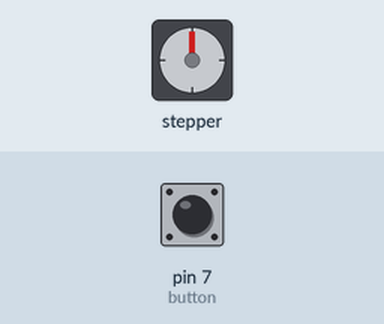
The sketch below on a simulated Arduino Uno, built with avr-gcc and run on an emulated ATmega328P. Parts: stepper motor. The test bench sets the inputs (shaded band); at power-on: pin 7 (button) HIGH. Stepper angles assume 3200 steps per turn.

Above: at 1.2 s.
1.3 s: pin 7 (button) pulled LOW for 0.15 s
At 4.1 s:
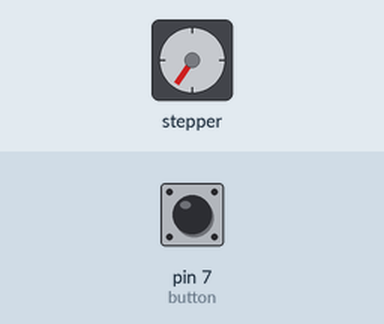
4.3 s: pin 7 (button) pulled LOW for 1 s
At 7.7 s:
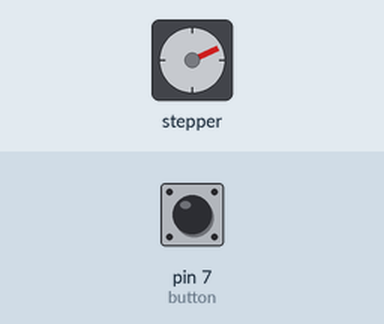
8.1 s: pin 7 (button) pulled LOW for 3.2 s
At 13.5 s:
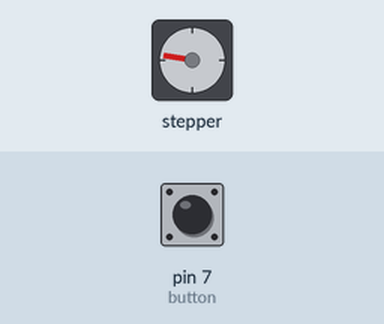
14.3 s: pin 7 (button) pulled LOW for 0.15 s
At 17.1 s:
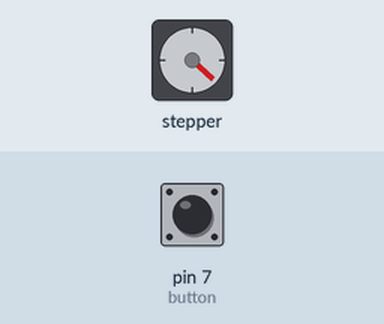
17.4 s: pin 7 (button) pulled LOW for 0.15 s
At 20.0 s:
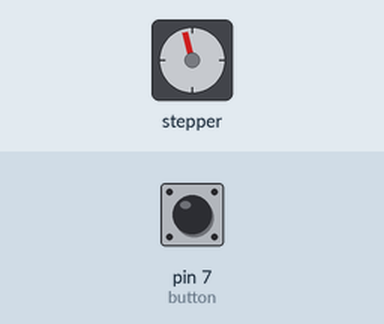
Timing chart, 0 to 21.4 s (numbered marks = the images above; inputs shaded):
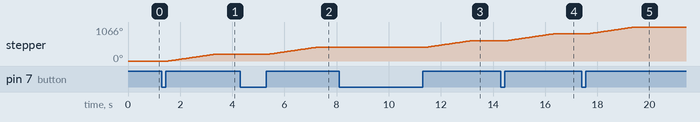

The sketch:

dodo_feeder.ino
```cpp
/*
 * Maf,2019-4-22
 * DODO Feeder
 *
 * A4988说明
 * MS1,MS2,MS3跳线说明：（例子里是低电平，悬空或接地线，使用全步进模式）
 * 分别是全步进，1/2步进，1/4步进，1/8步进，1/16步进模式。
 * 步进电机走一步是1.8度，一圈就是200步。
 * 例如使用1/16步进，则需要走3200步才等于一圈。
 *
 * 2019-04-24
 * 加载了StepperDriver库（https://github.com/laurb9/StepperDriver）
 * A4988步进细分
 *  MS1 - D10
 *  MS2 - D11
 *  MS3 - D12
 *
 * 利用WIFI模块（https://s.click.taobao.com/NyAldBw）控制中间继电器吸合，
 * 来触发动作。
 */

#include <Arduino.h>
#include "A4988.h"
#define MOTOR_STEPS 200  //使用一圈200步的电机
#define DIR 4
#define STEP 5
#define MS1 10
#define MS2 11
#define MS3 12
A4988 stepper(MOTOR_STEPS, DIR, STEP, MS1, MS2, MS3);
int x;
int button = 7;
boolean lastState = LOW;  //记录上次的开关状态，初始化为LOW
boolean toggle = LOW;  //触发信号，初始化为LOW
int bclick = 0;  //开关信号的改变次数，初始化为0

void setup() {

  stepper.begin(20, 16);  //设置电机转速为20rpm,细分为16
  stepper.enable();
  pinMode(button,INPUT_PULLUP);  //按钮接内部上拉电阻
  lastState = digitalRead(button);  //读取开关的初始状态值
}

void loop() {
  // put your main code here, to run repeatedly:
  boolean b1 = digitalRead(button);  //读取目前的开关状态

  if(b1 != lastState)  //如果开关值变化
  {
    delay(100);  //去震动
    boolean b2 = digitalRead(button);  //再读取一次开关值

    if(b2 == b1)  //确认两次读取开关值一致
    {
      lastState = b1;  //存储开关状态
      bclick++;  //次数累计
    }
  }

  if(bclick == 2)  //如果开关状态改变2次
  {
    bclick = 0;  //归零
    toggle = !toggle;  //触发信号取相反值
    stepper.rotate(60/11.25*40);
    delay(1000);
  }
}
```

Measured:
- after the input at 1.3 s, stepper: turns 213° clockwise in 1.8 s, starting after 0.25 s
- after the input at 4.3 s, stepper: turns 213° clockwise in 1.8 s, starting after 1.1 s
- after the input at 8.1 s, stepper: turns 213° clockwise in 1.8 s, starting after 3.3 s
- after the input at 14.3 s, stepper: turns 214° clockwise in 1.8 s, starting after 0.25 s
- after the input at 17.4 s, stepper: turns 213° clockwise in 1.8 s, starting after 0.25 s
